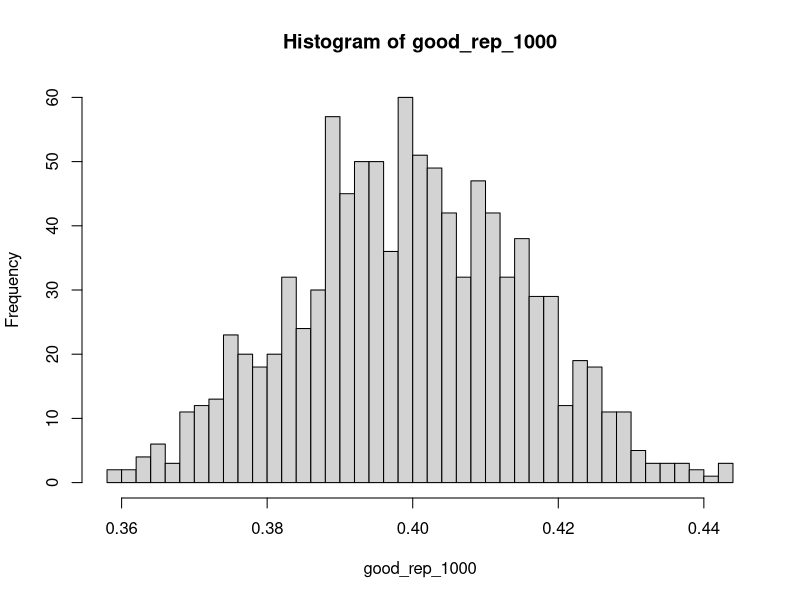
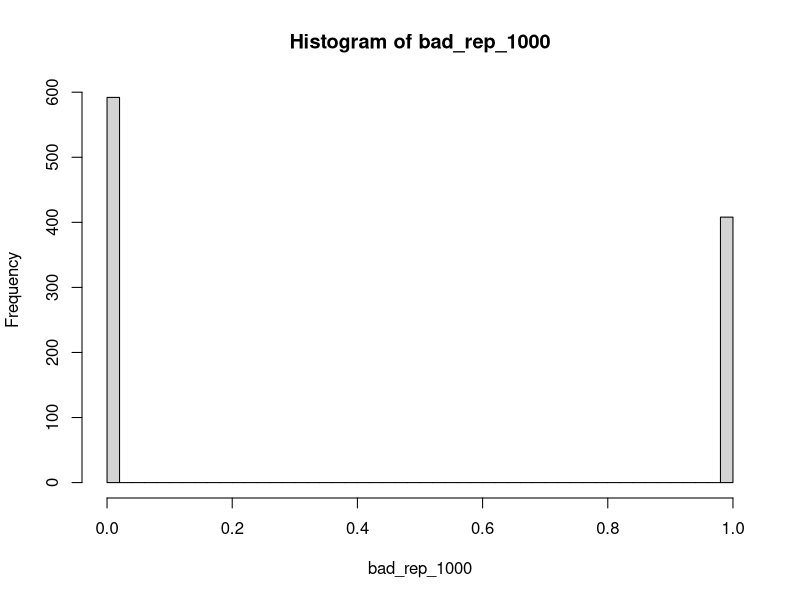
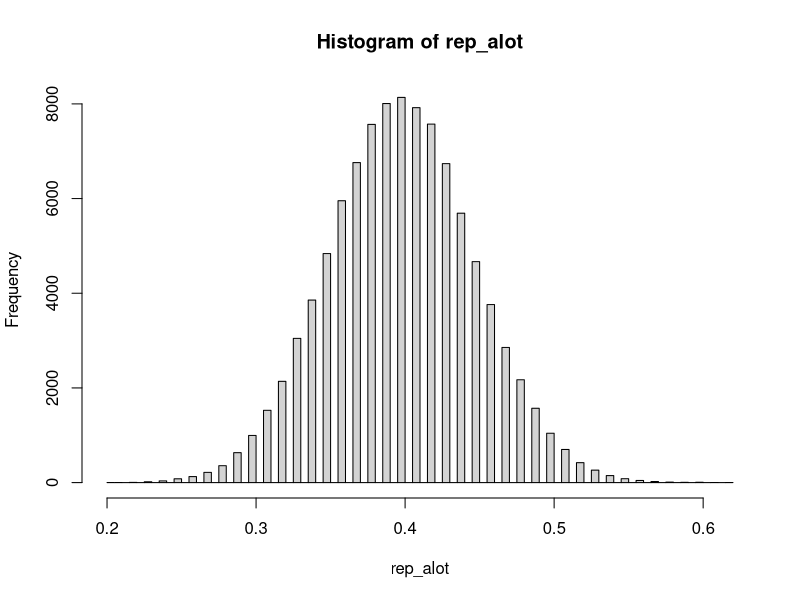
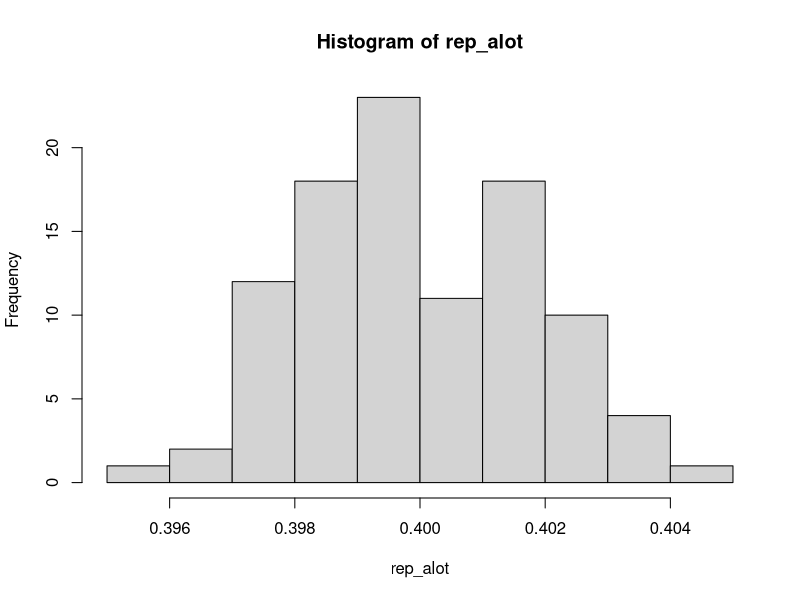

These figures' R source, in order:
# install.packages("tseries")
library(tseries)

mean_estimator <- function(x){
  return(mean(x))
}

bad_estimator <- function(x){
  if (x[1]==0){
    return(0)
  } else {
    return(1)
  }
}

simulation <- function(sample_size, estimator){
  N <- sample_size #number of individuals in a sample
  p <- 0.4 #probability of success (Bernouilli)
  x <- runif(N)
  x[x>=p] = 0
  x[x!=0] = 1 # sampling of a Bernouilli rv. with p. of success 0.4
  p_hat <- estimator(x) #with set.seed(0) p_hat always = 0.38
  return(p_hat)
}

rep_simulation <- function(sample_size, repetition, estimator){ # repeats simulation rep times
  stock_p_hat <- vector(length=repetition)
  for (idx in 1:repetition){
    stock_p_hat[idx]=simulation(sample_size, estimator)
  }
  return(stock_p_hat)
}

#############################################################################
p_hat <- simulation(100, mean_estimator)
bad_p_hat <- simulation(100, bad_estimator)
p_hat
bad_p_hat #the estimator is inconsistent as it gives only 0 or 1

# testing Unbiasness
good_rep_1000 = rep_simulation(1000, 1000, mean_estimator)
mean(good_rep_1000)
hist(good_rep_1000,breaks=50)

bad_rep_1000 = rep_simulation(1000, 1000, bad_estimator)
mean(bad_rep_1000)
hist(bad_rep_1000,breaks=50)

############################################################################
rep_alot = rep_simulation(100, 100000, mean_estimator)
mean(rep_alot)
hist(rep_alot, breaks=60)
# Q: Is rep_alot sampled from a gaussian distribution?
jarque.bera.test(rep_alot) #p-value = 1.547e-09

# There are two numbers to take into account, the number of times the coin is flipped in 
# a single simulation, and the number of times the simulation is run
# The JBtest takes much more into account the first number (the number of flips in a 
# single simulation)
rep_alot = rep_simulation(100000, 100, mean_estimator)
mean(rep_alot)
hist(rep_alot)
jarque.bera.test(rep_alot)
